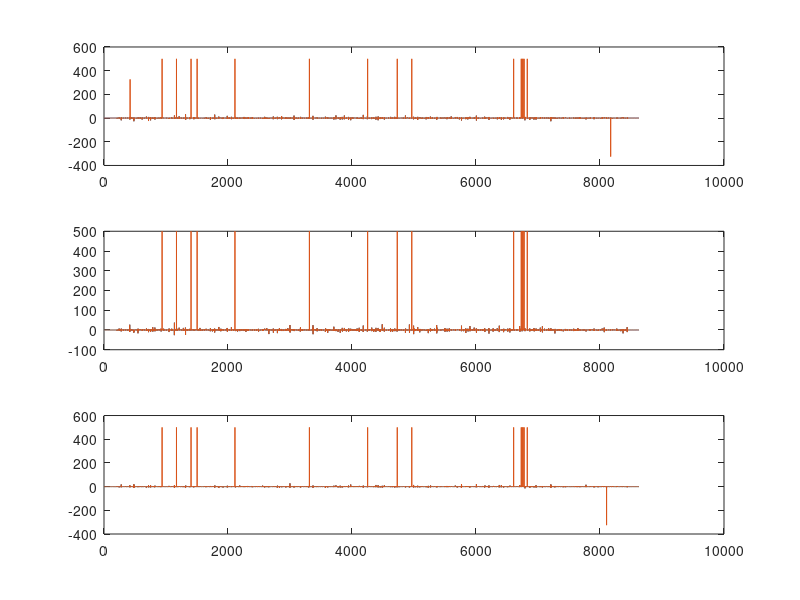
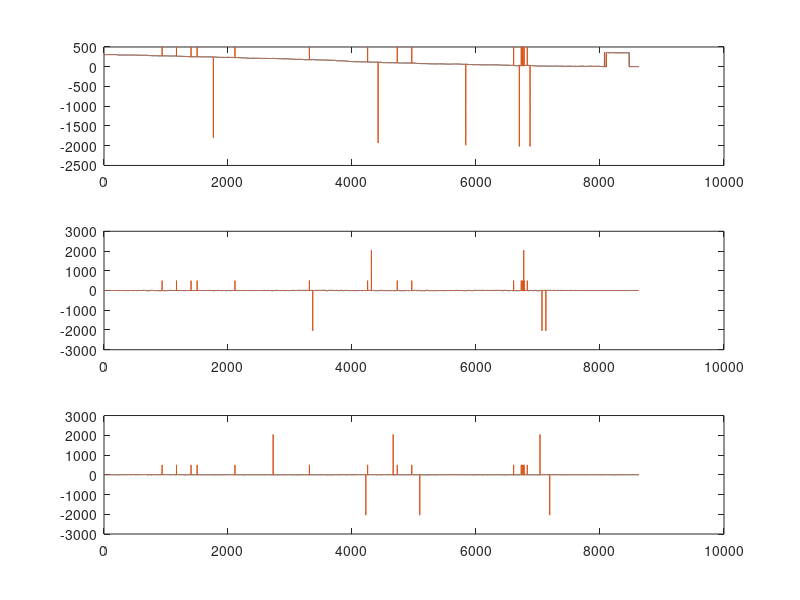
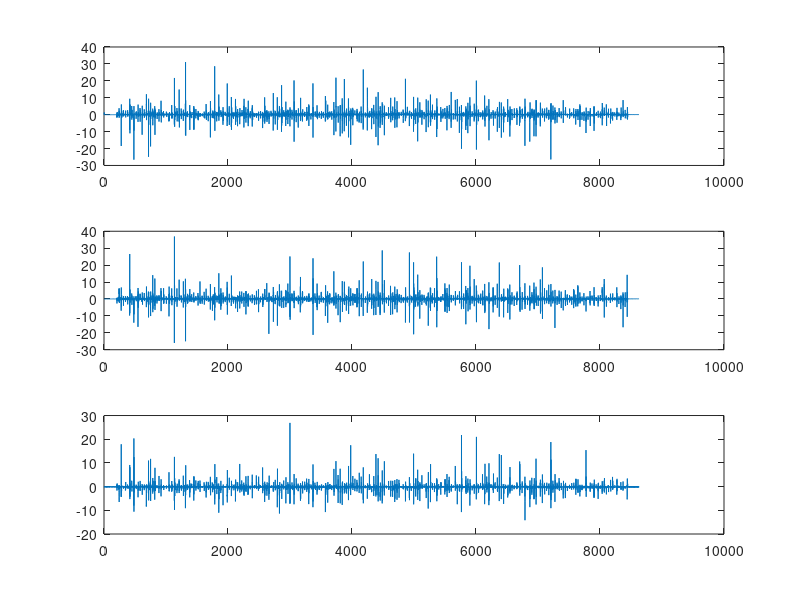
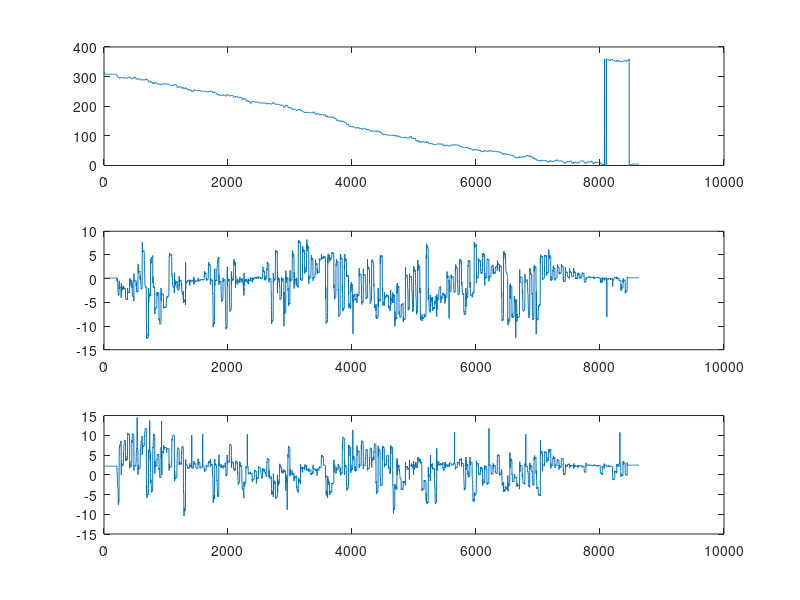

MATLAB code to generate these figures, in order: (Note: this script raises an error after producing the figures.)
clear all;
clc;
close all;
addpath('../');
all_data = load('Wood_Euler_5_850.csv');
pause(1.5);
xx = 1:size(all_data,1);
xx = xx';

% Euler Cycle performed
eul_num = 5;

% Normalize starting with 1 for all flex data
% flex_data = max(all_data(:,1:4), 1);
flex_data = all_data(:,1:4);

% Four flex sensors
flex_1 = flex_data(:,1);
flex_2 = flex_data(:,2);
flex_3 = flex_data(:,3);
flex_4 = flex_data(:,4);

%IMU Data

accel_x = all_data(:,5);
accel_y = all_data(:,6);
accel_z = all_data(:,7);

mag_z = all_data(:,8);
mag_y = all_data(:,9);
mag_x = all_data(:,10);

%Indexes of faulty data
accel_x_errors = find(abs(accel_x) >= 200);
accel_y_errors = find(abs(accel_y) >= 200);
accel_z_errors = find(abs(accel_z) >= 200);

mag_z_errors = find(abs(mag_z) >= 363);
mag_y_errors = find(abs(mag_y) >= 363);
mag_x_errors = find(abs(mag_x) >= 363);

accel_x_clean = medfilt1(accel_x,5);
accel_y_clean = medfilt1(accel_y,5);
accel_z_clean = medfilt1(accel_z,5);

mag_z_clean = medfilt1(mag_z,5);
mag_y_clean = medfilt1(mag_y,5);
mag_x_clean = medfilt1(mag_x,5);

for ii=1:size(accel_x_errors)
accel_x(accel_x_errors(ii)) = accel_x_clean(accel_x_errors(ii));
end
for ii=1:size(accel_y_errors)
accel_y(accel_y_errors(ii)) = accel_y_clean(accel_y_errors(ii));
end
for ii=1:size(accel_z_errors)
accel_z(accel_z_errors(ii)) = accel_z_clean(accel_z_errors(ii));
end

for ii=1:size(mag_z_errors)
mag_z(mag_z_errors(ii)) = mag_z_clean(mag_z_errors(ii));
end
for ii=1:size(mag_y_errors)
mag_y(mag_y_errors(ii)) = mag_y_clean(mag_y_errors(ii));
end
for ii=1:size(mag_x_errors)
mag_x(mag_x_errors(ii)) = mag_x_clean(mag_x_errors(ii));
end

%Clean and Raw Data
figure;
subplot(3,1,1)
plot(xx, accel_x)
hold on
plot(xx, all_data(:,5))

subplot(3,1,2)
plot(xx, accel_y)
hold on
plot(xx, all_data(:,6))

subplot(3,1,3)
plot(xx, accel_z)
hold on
plot(xx, all_data(:,7))

figure;
subplot(3,1,1)
plot(xx, mag_z)
hold on 
plot(xx, all_data(:,8))

subplot(3,1,2)
plot(xx, mag_y)
hold on
plot(xx, all_data(:,9))

subplot(3,1,3)
plot(xx, mag_x)
hold on
plot(xx, all_data(:,10))


%Cleaned Data Only
figure;
subplot(3,1,1)
plot(xx, accel_x)

subplot(3,1,2)
plot(xx, accel_y)

subplot(3,1,3)
plot(xx, accel_z)


figure;
subplot(3,1,1)
plot(xx, mag_z)

subplot(3,1,2)
plot(xx, mag_y)

subplot(3,1,3)
plot(xx, mag_x)


all_data(:,5)=accel_x;
all_data(:,6)=accel_y;
all_data(:,7)=accel_z;
all_data(:,8)=mag_z;
all_data(:,9)=mag_y;
all_data(:,10)=mag_x;

%%

figure;
subplot(4,1,1)
plot(xx, flex_1(:,1), 'DisplayName','Signal')

subplot(4,1,2)
plot(xx, flex_2(:,1), 'DisplayName','Signal')

subplot(4,1,3)
plot(xx, flex_3(:,1), 'DisplayName','Signal')

subplot(4,1,4)
plot(xx, flex_4(:,1), 'DisplayName','Signal')

% After seeing the plot implement signal correction here
% flex_3(1:156) = 0.963; % Euler_2 - Dont know time
% flex_4(1:220) = 0.963; % Euler_3 - 850ms
% flex_3(1:299) = 0.961;
% flex_4(1:460) = 0.951;
% flex_3(1:199) = 0.951;
% flex_4(1:195) = 0.951;
% flex_3(1:170) = 0.951;
% flex_3(1:388) = 0.965;
% flex_3(5264:5297) = 1.1;
% flex_1(1:1116) = 0.951;
% flex_3(1:161) = 0.961;
% flex_3(271:500) = 0.961;
flex_3(1:205) = 0.961;

% Plot signal again to verify

figure;

subplot(4,1,1)
plot(xx, flex_1(:,1), 'DisplayName','Signal')

subplot(4,1,2)
plot(xx, flex_2(:,1), 'DisplayName','Signal')

subplot(4,1,3)
plot(xx, flex_3(:,1), 'DisplayName','Signal')

subplot(4,1,4)
plot(xx, flex_4(:,1), 'DisplayName','Signal')

% Finding range of signal

range_flex_1 = max(flex_1) - min(flex_1);
range_flex_2 = max(flex_2) - min(flex_2);
range_flex_3 = max(flex_3) - min(flex_3);
range_flex_4 = max(flex_4) - min(flex_4);

% Threshold

threshold_1 = (min(flex_1) + range_flex_1/3);
threshold_2 = (min(flex_2) + range_flex_2/3);
threshold_3 = (min(flex_3) + range_flex_3/3.5);
threshold_4 = (min(flex_4) + range_flex_4/3);

% 1st attempt smoothing square output
for ii = 1:size(all_data,1)

    if flex_1(ii) >= threshold_1
        smooth_flex_1(ii,1) = 1;
    else
        smooth_flex_1(ii,1) = 0;
    end

    if flex_2(ii) >= threshold_2
        smooth_flex_2(ii,1) = 1;
    else
        smooth_flex_2(ii,1) = 0;
    end

    if flex_3(ii) >= threshold_3
        smooth_flex_3(ii,1) = 1;
    else
        smooth_flex_3(ii,1) = 0;
    end

    if flex_4(ii) >= threshold_4
        smooth_flex_4(ii,1) = 1;
    else
        smooth_flex_4(ii,1) = 0;
    end

end

% Smoothened plot

figure;
subplot(4,1,1)
plot(xx, smooth_flex_1(:,1), 'DisplayName','Signal')

subplot(4,1,2)
plot(xx, smooth_flex_2(:,1), 'DisplayName','Signal')

subplot(4,1,3)
plot(xx, smooth_flex_3(:,1), 'DisplayName','Signal')

subplot(4,1,4)
plot(xx, smooth_flex_4(:,1), 'DisplayName','Signal')

% Incase jitter - Median or Moving Filter

% Median Filter

med_filt_width = 7;
clean_data_1 = medfilt1(smooth_flex_1, med_filt_width);
clean_data_2 = medfilt1(smooth_flex_2, med_filt_width);
clean_data_3 = medfilt1(smooth_flex_3, med_filt_width);
clean_data_4 = medfilt1(smooth_flex_4, med_filt_width);

figure;
subplot(4,1,1)
plot(xx, clean_data_1(:,1), 'DisplayName','Signal')

subplot(4,1,2)
plot(xx, clean_data_2(:,1), 'DisplayName','Signal')

subplot(4,1,3)
plot(xx, clean_data_3(:,1), 'DisplayName','Signal')

subplot(4,1,4)
plot(xx, clean_data_4(:,1), 'DisplayName','Signal')

% Compare Cleaned signal vs Original Signal

figure

plot(xx, clean_data_1(:,1) + 0.1, 'DisplayName','Cleaned Signal','Color','r')
hold on
plot(xx, flex_1(:,1), 'DisplayName','Signal','Color','b')
legend
title('Sensor 1')

figure

plot(xx, clean_data_2(:,1) + 0.1, 'DisplayName','Cleaned Signal','Color','r')
hold on
plot(xx, flex_2(:,1), 'DisplayName','Signal','Color','b')
legend
title('Sensor 2')

figure

plot(xx, clean_data_3(:,1) + 0.1, 'DisplayName','Cleaned Signal','Color','r')
hold on
plot(xx, flex_3(:,1), 'DisplayName','Signal','Color','b')
legend
title('Sensor 3')

figure

plot(xx, clean_data_4(:,1) + 0.1, 'DisplayName','Cleaned Signal','Color','r')
hold on
plot(xx, flex_4(:,1), 'DisplayName','Signal','Color','b')
legend
title('Sensor 4')

%%
% % [] Clean IMU data
% 
% for ii = 5:14
% 
% check_imu_datas = all_data(:,ii);
% check_jitters = diff(check_imu_datas);



% Find all states index

for nn = 1:16

    overlap_region = robot_state(clean_data_1,clean_data_2,clean_data_3,clean_data_4,nn);

    idx_logical_2 = find(overlap_region == 1);

    d = diff(idx_logical_2);

    switch_indices = find(d>10);
    start_idx = 1;

    for ii = 1:size(switch_indices,1)+1

        if ii ~= size(switch_indices,1)+1
            gaits_switch{nn,ii} = idx_logical_2(start_idx:switch_indices(ii));
            mean_idx_val(ii) = round(mean(idx_logical_2(start_idx:switch_indices(ii))));
            start_idx = switch_indices(ii) + 1;
        else
            gaits_switch{nn,ii} = idx_logical_2(start_idx:end);
            mean_idx_val(ii) = round(mean(idx_logical_2(start_idx:end)));
        end

    end

end

% Clean data of gaits

for nn = 1:size(gaits_switch,1)
    for mm = 1:size(gaits_switch,2)
        if nn == 1 && mm == 1
            gaits_switch{nn,mm} = [];
        end

        if size(gaits_switch{nn,mm},1) < 18
            gaits_switch{nn,mm} = [];
        end
    end
end

gaits_switch_new = cell(size(gaits_switch,1),size(gaits_switch,2));

for ii = 1:size(gaits_switch,1)
    % Find non-empty cells in this row
    nonEmptyMask = ~cellfun(@isempty, gaits_switch(ii,:));
    nonEmptyData = gaits_switch(ii, nonEmptyMask);

    % Place them starting from column 1 (left-aligned)
    if ~isempty(nonEmptyData)
        gaits_switch_new(ii, 1:numel(nonEmptyData)) = nonEmptyData;
    end
    % If the row is fully empty, C_new(i,:) stays as {} which is equivalent to []
end

state_order_all = load('state_order_3.mat');
state_order = state_order_all.state_order_3(eul_num,:); % Extract state order from loaded data

state_index = zeros(1,16);

for ii = 1:size(state_order,2)
    state_index(state_order(ii)) = state_index(state_order(ii)) + 1;
    curr_data_indices = gaits_switch_new{state_order(ii),state_index(state_order(ii))};
    key_data_indices{ii} = curr_data_indices;
    imu_data{ii} = all_data(curr_data_indices,5:14);
end
%%
% Calculate all average

% [1] Average change in theta's

for ii = 1:size(imu_data,2)
    diff_theta{ii} = diff(imu_data{1,ii}(:,4:6));

        for jj = 1:size(diff_theta{ii},1)

            if abs(diff_theta{ii}(jj,1)) > 300
                diff_theta{ii}(jj,1) = 360 - diff_theta{ii}(jj,1);
            end

        end

    avg_delta_theta{ii} = mean(diff_theta{ii})*size(imu_data{1,ii},1);
end

% [2] Average linear acceleration

for ii = 1:size(imu_data,2)
    avg_lin_accel{ii} = mean(imu_data{1,ii}(:,1:3));
end


% Adjusting tilt - Aligning z-axis so xy is planar.

init_theta = mean(all_data(1:20,8:10)); % Initial angles
z_init = [0;0;1];

for ii = 1:size(imu_data,2)

    avg_theta{ii} = mean(imu_data{1,ii}(:,4:6));
    delta_theta_wrt_initial = deg2rad(avg_theta{ii} - init_theta);

    R_z = [cos(delta_theta_wrt_initial(1)) -sin(delta_theta_wrt_initial(1)) 0; sin(delta_theta_wrt_initial(1)) cos(delta_theta_wrt_initial(1)) 0; 0 0 1];
    R_y = [cos(delta_theta_wrt_initial(2)) 0 sin(delta_theta_wrt_initial(2)); 0 1 0; -sin(delta_theta_wrt_initial(2)) 0 cos(delta_theta_wrt_initial(2))];
    R_x = [1 0 0; 0 cos(delta_theta_wrt_initial(3)) -sin(delta_theta_wrt_initial(3)); 0 sin(delta_theta_wrt_initial(3)) cos(delta_theta_wrt_initial(3))];

    R_eq = R_z*R_y*R_x;

    z_t = R_eq(:,3);

    n_vec = cross(z_t,z_init)/norm(cross(z_t,z_init));
    skew_mat = [0, -n_vec(3), n_vec(2); n_vec(3), 0, -n_vec(1); -n_vec(2), n_vec(1), 0];

    align_theta = atan2(n_vec'*cross(z_t,z_init), z_t'*z_init);

    Rod_n = eye(3) + sin(align_theta)*skew_mat + (1-cos(align_theta))*(skew_mat)^2;

    aligned_accel(:,ii) = Rod_n*avg_lin_accel{ii}';

    aligned_accel_x(ii) = aligned_accel(1,ii);
    aligned_accel_y(ii) = aligned_accel(2,ii);
    aligned_accel_z(ii) = aligned_accel(3,ii);

end

% [3] Body Displacement
% t = 0.450;
t = 0.850;
for ii = 1:size(imu_data,2)
    body_disp(ii,:) = 0.5*[aligned_accel_x(ii),aligned_accel_y(ii)]*[(t)^2;(t)^2];
end


% Edges Graph
kk = 0;
for ii = 1:16
    for jj = 1:16
        if ii ~= jj
            kk = kk + 1;
            edges_map(kk,:) = [ii,jj,kk];
        end
    end
end

% Motion Primitives
motion_primitive=zeros(240,3);
for ii = 1:size(state_order,2)-1

    [~, edge_index] = ismember([state_order(ii),state_order(ii+1)],...
        edges_map(:, 1:2), 'rows');

    motion_primitive(edge_index,:)=[aligned_accel_x(ii+1),aligned_accel_y(ii+1),avg_delta_theta{ii+1}(1)];

end

%%
